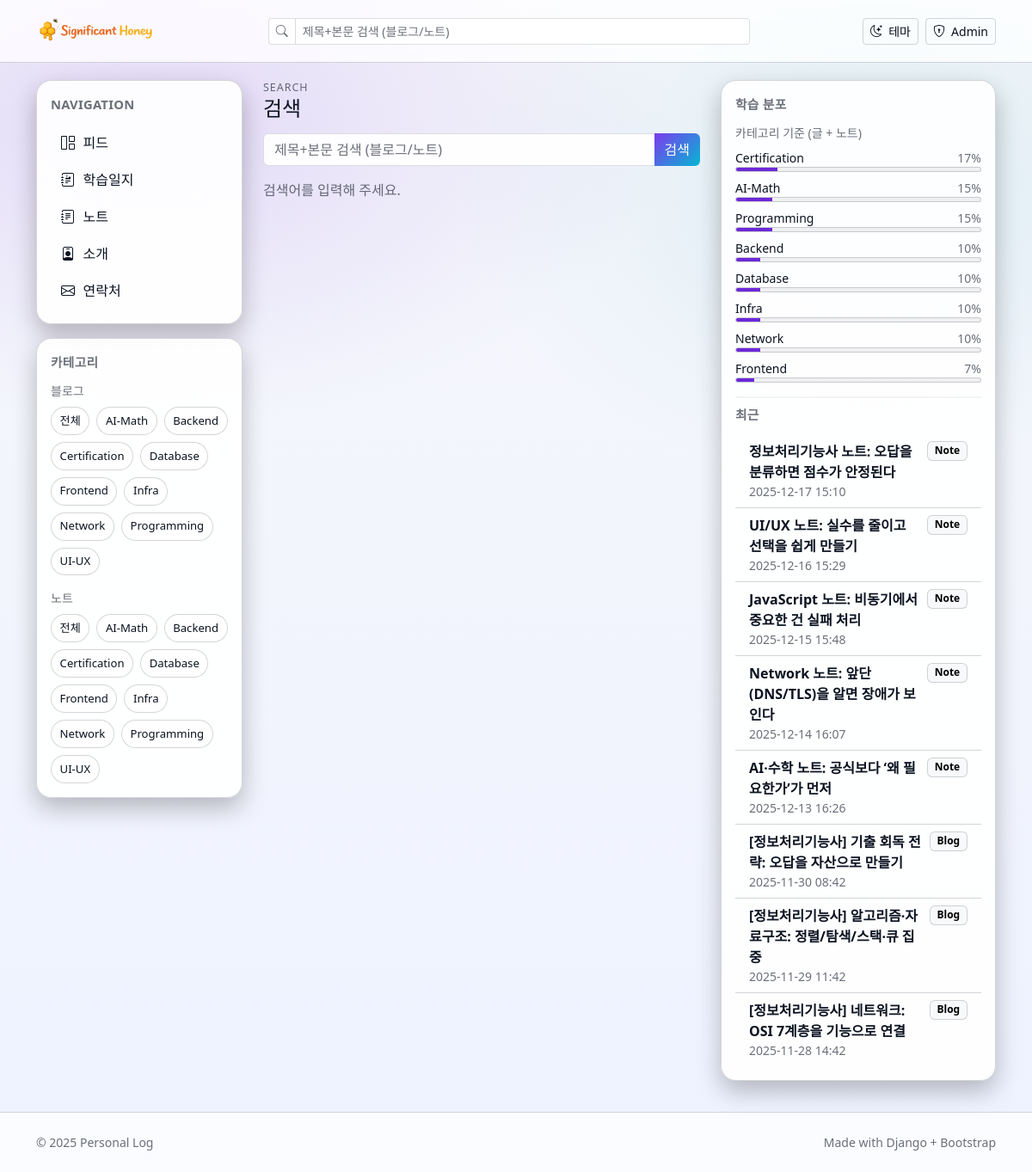
The app's page /search/ with its own data.
### notes/models.py (models this page shows, shortened)
class Category(models.Model):
    name = models.CharField(max_length=50, unique=True)
    slug = models.SlugField(max_length=60, unique=True, blank=True)
    created_at = models.DateTimeField(auto_now_add=True)
    class Meta:
        ordering = ["name"]

class Note(models.Model):
    title = models.CharField(max_length=200)
    content = models.TextField(blank=True)
    categories = models.ManyToManyField(Category, related_name="notes", blank=True)
    created_at = models.DateTimeField(auto_now_add=True)
    updated_at = models.DateTimeField(auto_now=True)

### blog/models.py (models this page shows, shortened)
class Post(models.Model):
    title = models.CharField(max_length=200)
    content = models.TextField()
    categories = models.ManyToManyField("notes.Category", related_name="posts", blank=True)
    created_at = models.DateTimeField(default=timezone.now)

### config/views.py (the view, shortened to what this page needs)
# urls.py: path("search/", config_views.search, name="search"),
def search(request: HttpRequest) -> HttpResponse:
    query = (request.GET.get("q") or "").strip()
    post_results: list[dict] = []
    note_results: list[dict] = []
    context = {
        "query": query,
        "post_results": post_results,
        "note_results": note_results,
    }
    return render(request, "blog/search.html", context)

### blog/templates/blog/search.html (shortened to what this page needs)
{% extends "blog/base.html" %}
{% block content %}
  <div class="section-title">
    <div>
      <div class="kicker">Search</div>
      <h1 class="h4">검색</h1>
    </div>
  </div>
  <form class="mb-3" method="get" action="{% url 'search' %}">
    <div class="input-group">
      <input class="form-control" type="search" name="q" value="{{ query }}" placeholder="제목+본문 검색 (블로그/노트)" />
      <button class="btn btn-primary" type="submit">검색</button>
    </div>
  </form>
  {% if not query %}
    <div class="text-muted">검색어를 입력해 주세요.</div>
  {% endif %}
{% endblock %}

### blog/templates/blog/base.html (shortened to what this page needs)
{% load static %}
<!doctype html>
<html lang="ko" data-theme="dark">
<head>
  <link href="https://cdn.jsdelivr.net/npm/bootstrap@5.3.3/dist/css/bootstrap.min.css" rel="stylesheet">
  <link rel="stylesheet" href="https://cdn.jsdelivr.net/npm/bootstrap-icons@1.11.3/font/bootstrap-icons.min.css">
  <link rel="stylesheet" href="{% static 'css/site.css' %}?v=20251230-2">
</head>
<body class="app">
  <header class="appbar">
    <div class="container d-flex flex-wrap align-items-center gap-3 py-3">
      <a class="brand d-flex align-items-center gap-2 text-decoration-none order-1" href="{% url 'post_list' %}">
        <img src="{% static 'img/logo.png' %}" alt="logo" width="140" height="40" class="rounded brand-logo" />
      </a>
      <div class="appbar-actions d-flex align-items-center gap-2 ms-auto order-2 order-md-3">
        <button class="btn btn-sm btn-outline-secondary text-nowrap" type="button" id="theme-toggle">
          <i class="bi bi-moon-stars"></i> <span class="d-none d-md-inline">테마</span>
        </button>
        <a class="btn btn-sm btn-outline-dark text-nowrap" href="/admin/">
          <i class="bi bi-shield-lock"></i> <span class="d-none d-md-inline">Admin</span>
        </a>
      </div>
      <form class="appbar-search order-3 order-md-2" role="search" method="get" action="{% url 'search' %}">
        <div class="input-group input-group-sm">
          <span class="input-group-text"><i class="bi bi-search"></i></span>
          <input class="form-control" type="search" name="q" value="{{ request.GET.q }}" placeholder="제목+본문 검색 (블로그/노트)" aria-label="Search">
        </div>
      </form>
    </div>
  </header>
  <main class="container layout">
    <div class="layout-grid">
      <aside class="rail">
        <nav class="rail-card">
          <div class="rail-title">Navigation</div>
          <a class="rail-link" href="{% url 'post_list' %}"><i class="bi bi-grid-1x2"></i> 피드</a>
          <a class="rail-link" href="{% url 'blog_post_list' %}"><i class="bi bi-journal-richtext"></i> 학습일지</a>
          <a class="rail-link" href="{% url 'notes' %}"><i class="bi bi-journal-text"></i> 노트</a>
          <a class="rail-link" href="{% url 'about' %}"><i class="bi bi-person-badge"></i> 소개</a>
          <a class="rail-link" href="{% url 'contact' %}"><i class="bi bi-envelope"></i> 연락처</a>
        </nav>
        <div class="rail-card">
          <div class="rail-title">카테고리</div>
          <div class="text-muted small mb-2">블로그</div>
          <div class="d-flex flex-wrap gap-2 mb-3">
            <a class="chip" href="{% url 'blog_post_list' %}">전체</a>
            {% for c in notes_categories %}
              <a class="chip" href="{% url 'blog_post_list' %}?category={{ c.slug }}">{{ c.name }}</a>
            {% empty %}
              <div class="text-muted small">카테고리가 없어요. (admin에서 추가)</div>
            {% endfor %}
          </div>
          <div class="text-muted small mb-2">노트</div>
          <div class="d-flex flex-wrap gap-2">
            <a class="chip" href="{% url 'notes' %}">전체</a>
            {% for c in notes_categories %}
              <a class="chip" href="{% url 'notes' %}?category={{ c.slug }}">{{ c.name }}</a>
            {% empty %}
              <div class="text-muted small">카테고리가 없어요. (admin에서 추가)</div>
            {% endfor %}
          </div>
        </div>
      </aside>
      <section class="content">
        {% block content %}{% endblock %}
      </section>
      <aside class="side">
        <div class="side-card">
          {% if category_distribution %}
            <div class="side-title">학습 분포</div>
            <div class="small text-muted mb-2">카테고리 기준 (글 + 노트)</div>
            <div class="d-grid gap-2 mb-3">
              {% for c in category_distribution %}
                <div>
                  <div class="d-flex justify-content-between small">
                    <div class="text-truncate" title="{{ c.name }}">{{ c.name }}</div>
                    <div class="text-muted">{{ c.percent|floatformat:0 }}%</div>
                  </div>
                  <div class="progress" style="height:6px;background:var(--hover);border:1px solid var(--border);">
                    <div class="progress-bar" role="progressbar" style="width: {{ c.percent }}%; background: var(--brand);" aria-valuenow="{{ c.percent|floatformat:0 }}" aria-valuemin="0" aria-valuemax="100"></div>
                  </div>
                </div>
              {% endfor %}
            </div>
            <hr class="my-2 border" />
          {% endif %}
          <div class="side-title">최근</div>
          <div class="list-group list-group-flush">
                {% for item in recent_items %}
              <a class="list-group-item list-group-item-action" href="{{ item.url }}">
                <div class="d-flex justify-content-between gap-2 align-items-start">
                  <div class="fw-semibold title-wrap">{{ item.title }}</div>
                  <span class="badge text-bg-light border flex-shrink-0">{% if item.kind == "post" %}Blog{% else %}Note{% endif %}</span>
                </div>
                <div class="text-muted small">{{ item.timestamp|date:"Y-m-d H:i" }}</div>
              </a>
            {% empty %}
              <div class="text-muted small px-3 py-2">최근 글이 아직 없어요.</div>
            {% endfor %}
          </div>
        </div>
      </aside>
    </div>
  </main>
  <footer class="footer">
    <div class="container d-flex flex-column flex-sm-row justify-content-between gap-2 py-4">
      <div class="text-muted small">© {% now "Y" %} Personal Log</div>
      <div class="text-muted small">Made with Django + Bootstrap</div>
    </div>
  </footer>
</body>
</html>

### records on screen
Category: name "AI-Math", name "AI-Math"
Category: name "Backend", name "Backend"
Category: name "Certification", name "Certification"
Category: name "Database", name "Database"
Category: name "Frontend", name "Frontend"
Category: name "Infra", name "Infra"
Category: name "Network", name "Network"
Category: name "Programming", name "Programming"
Category: name "UI-UX"
Note: title "정보처리기능사 노트: 오답을 분류하면 점수가 안정된다", timestamp "2025-12-17 15:10"
Note: title "UI/UX 노트: 실수를 줄이고 선택을 쉽게 만들기", timestamp "2025-12-16 15:29"
Note: title "JavaScript 노트: 비동기에서 중요한 건 실패 처리", timestamp "2025-12-15 15:48"
Note: title "Network 노트: 앞단(DNS/TLS)을 알면 장애가 보인다", timestamp "2025-12-14 16:07"
Note: title "AI·수학 노트: 공식보다 ‘왜 필요한가’가 먼저", timestamp "2025-12-13 16:26"
Post: title "[정보처리기능사] 기출 회독 전략: 오답을 자산으로 만들기", timestamp "2025-11-30 08:42"
Post: title "[정보처리기능사] 알고리즘·자료구조: 정렬/탐색/스택·큐 집중", timestamp "2025-11-29 11:42"
Post: title "[정보처리기능사] 네트워크: OSI 7계층을 기능으로 연결", timestamp "2025-11-28 14:42"

### other values on screen
{{ c.percent|floatformat:0 }} "17" "15" "15" "10" "10" "10" "10" "7"
